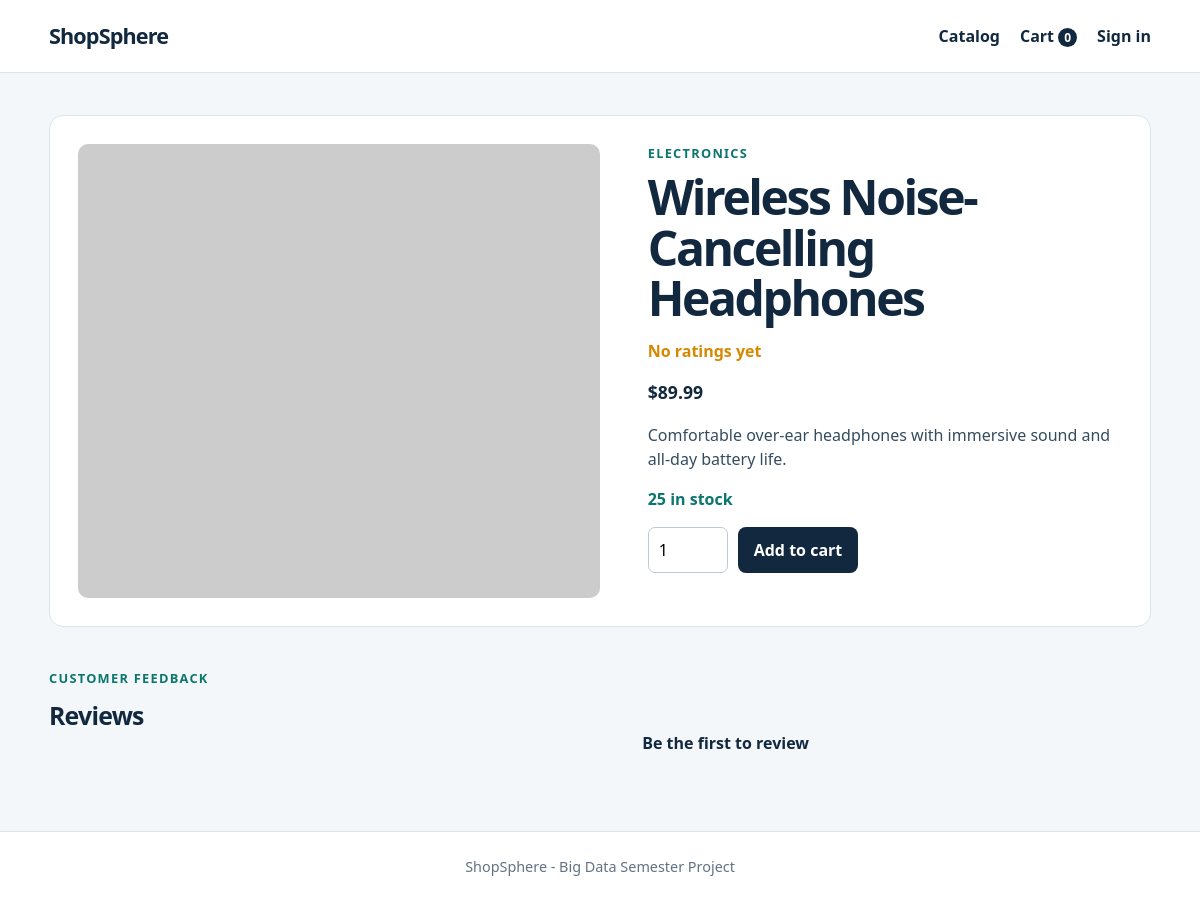
The page /?page=product&id=1 on the database its author committed.
### tables this page shows
CREATE TABLE products (
  id INT UNSIGNED AUTO_INCREMENT PRIMARY KEY,
  category_id INT UNSIGNED NOT NULL,
  name VARCHAR(150) NOT NULL,
  description TEXT NOT NULL,
  price DECIMAL(10,2) NOT NULL,
  stock_quantity INT NOT NULL DEFAULT 0,
  image_url VARCHAR(500) NULL,
  is_featured BOOLEAN NOT NULL DEFAULT FALSE,
  created_at TIMESTAMP NOT NULL DEFAULT CURRENT_TIMESTAMP,
  updated_at TIMESTAMP NOT NULL DEFAULT CURRENT_TIMESTAMP ON UPDATE CURRENT_TIMESTAMP,
  CONSTRAINT chk_product_price CHECK (price >= 0),
  CONSTRAINT chk_product_stock CHECK (stock_quantity >= 0),
  CONSTRAINT fk_products_category FOREIGN KEY (category_id) REFERENCES categories(id) ON UPDATE CASCADE ON DELETE RESTRICT,
  INDEX idx_products_category (category_id),
  INDEX idx_products_name (name)
);

CREATE TABLE categories (
  id INT UNSIGNED AUTO_INCREMENT PRIMARY KEY,
  name VARCHAR(80) NOT NULL UNIQUE,
  slug VARCHAR(100) NOT NULL UNIQUE,
  created_at TIMESTAMP NOT NULL DEFAULT CURRENT_TIMESTAMP
);

### config.php (called while the page is built, shortened)
<?php
function db(): PDO
{
    static $pdo = null;
    if ($pdo instanceof PDO) {
        return $pdo;
    }
    $pdo = new PDO(
        'mysql:host=' . DB_HOST . ';dbname=' . DB_NAME . ';charset=utf8mb4',
        DB_USER,
        DB_PASS,
        [PDO::ATTR_ERRMODE => PDO::ERRMODE_EXCEPTION, PDO::ATTR_DEFAULT_FETCH_MODE => PDO::FETCH_ASSOC]
    );
    return $pdo;
}

### includes/helpers.php (called while the page is built, shortened)
<?php
function e(?string $value): string
{
    return htmlspecialchars($value ?? '', ENT_QUOTES, 'UTF-8');
}
function money(float|string $amount): string
{
    return '$' . number_format((float) $amount, 2);
}

### index.php (the view, shortened to what this page needs)
<?php
require __DIR__ . '/config.php';
require __DIR__ . '/includes/helpers.php';
require __DIR__ . '/includes/layout.php';
$page = $_GET['page'] ?? 'home';
function product_by_id(int $id): ?array
{
    $statement = db()->prepare('SELECT p.*, c.name AS category_name FROM products p JOIN categories c ON c.id = p.category_id WHERE p.id = ?');
    $statement->execute([$id]);
    return $statement->fetch() ?: null;
}
    page_header('Welcome'); ?>
    <?php page_footer(); exit;
if ($page === 'product') {
    $product = product_by_id((int) ($_GET['id'] ?? 0));
    $reviewStmt = db()->prepare('SELECT r.*, u.name FROM product_reviews r JOIN users u ON u.id = r.user_id WHERE r.product_id = ? ORDER BY r.created_at DESC');
    $reviewStmt->execute([$product['id']]); $reviews = $reviewStmt->fetchAll();
    $rating = $reviews ? array_sum(array_column($reviews, 'rating')) / count($reviews) : 0;
    page_header($product['name']); ?>
    <section class="product-detail"><img src="<?= e($product['image_url'] ?: 'https://placehold.co/800x600/173b5e/ffffff?text=Product') ?>" alt="<?= e($product['name']) ?>"><div><p class="eyebrow"><?= e($product['category_name']) ?></p><h1><?= e($product['name']) ?></h1><p class="rating-summary"><?= $reviews ? str_repeat('★', (int) round($rating)) . str_repeat('☆', 5 - (int) round($rating)) . ' ' . number_format($rating, 1) . ' (' . count($reviews) . ')' : 'No ratings yet' ?></p><p class="price"><?= money($product['price']) ?></p><p class="description"><?= nl2br(e($product['description'])) ?></p><p class="stock <?= $product['stock_quantity'] > 0 ? '' : 'out' ?>"><?= $product['stock_quantity'] > 0 ? $product['stock_quantity'] . ' in stock' : 'Out of stock' ?></p><?php if ($product['stock_quantity'] > 0): ?><form method="post" class="add-form"><input name="quantity" type="number" min="1" max="<?= $product['stock_quantity'] ?>" value="1"><button class="button">Add to cart</button></form><?php endif; ?></div></section>
    <section class="reviews"><div class="section-heading"><div><p class="eyebrow">Customer feedback</p><h2>Reviews</h2></div><strong><?= $reviews ? number_format($rating, 1) . ' / 5' : 'Be the first to review' ?></strong></div></section>
    <?php page_footer(); exit;
}
    page_header('Your cart'); ?><h1>Your cart</h1>

### assets/style.css (style rules this page uses)
:root { --ink:#11283f;--muted:#627285;--surface:#fff;--wash:#f4f7fa;--accent:#e46436;--teal:#0a766e;--line:#dce4eb }
* { box-sizing:border-box }
body { margin:0;background:var(--wash);color:var(--ink);font:16px/1.5 system-ui,-apple-system,Segoe UI,sans-serif }
h1,h2,h3,p { margin-top:0 }
h1 { font-size:clamp(2rem,4vw,3.6rem);line-height:1.05;letter-spacing:-.05em;margin-bottom:16px }
h2 { font-size:1.55rem;letter-spacing:-.03em }
.eyebrow,.category { font-size:.8rem;text-transform:uppercase;letter-spacing:.1em;font-weight:800;color:var(--teal);margin-bottom:9px }
.button,button { background:var(--ink);color:white;border:0;border-radius:8px;padding:11px 16px;font:inherit;font-weight:700;text-decoration:none;display:inline-block;cursor:pointer }
.section-heading { display:flex;justify-content:space-between;align-items:end;margin-bottom:20px }
.price { font-size:1.1rem;font-weight:800 }
input,select,textarea { width:100%;font:inherit;padding:10px;border:1px solid #bdcad5;border-radius:7px;background:white }
.product-detail { display:grid;grid-template-columns:1.1fr 1fr;gap:48px;background:#fff;padding:28px;border:1px solid var(--line);border-radius:14px }
.product-detail>img { width:100%;border-radius:10px;aspect-ratio:1.15;object-fit:cover }
.description { white-space:normal;color:#354c60 }
.stock { color:var(--teal);font-weight:700 }
.add-form { display:flex;gap:10px }
.add-form input { width:80px }
.rating-summary { color:#d88800;font-weight:800 }
.reviews { margin-top:42px;max-width:760px }

### rows shown on the page
products: category.name "ELECTRONICS", name "Wireless Noise-Cancelling Headphones", price "$89.99", description "Comfortable over-ear headphones with immersive sound and all-day battery life.", stock_quantity "25"

### other values the page prints
cart_count() "0"
